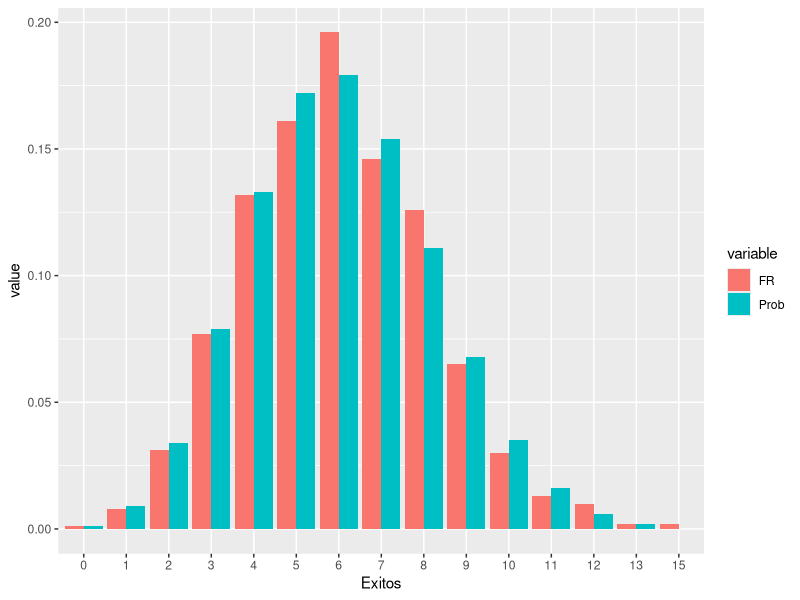
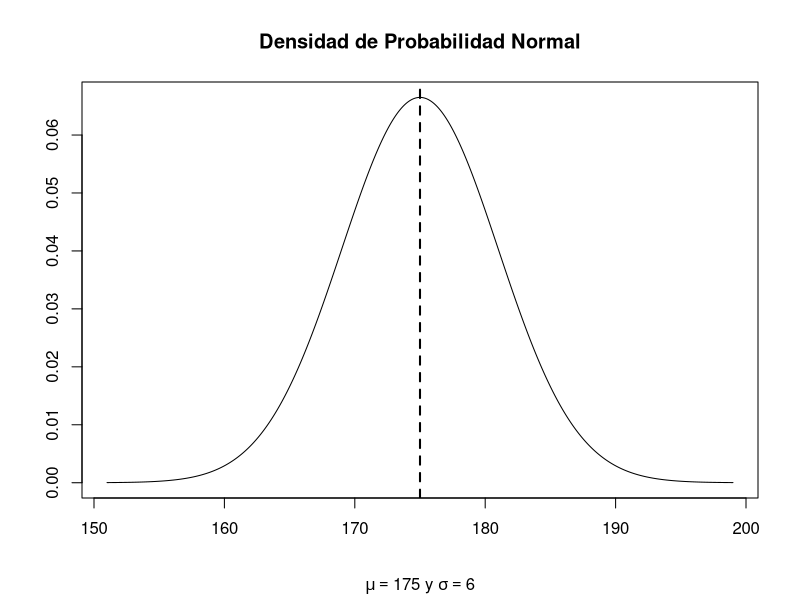
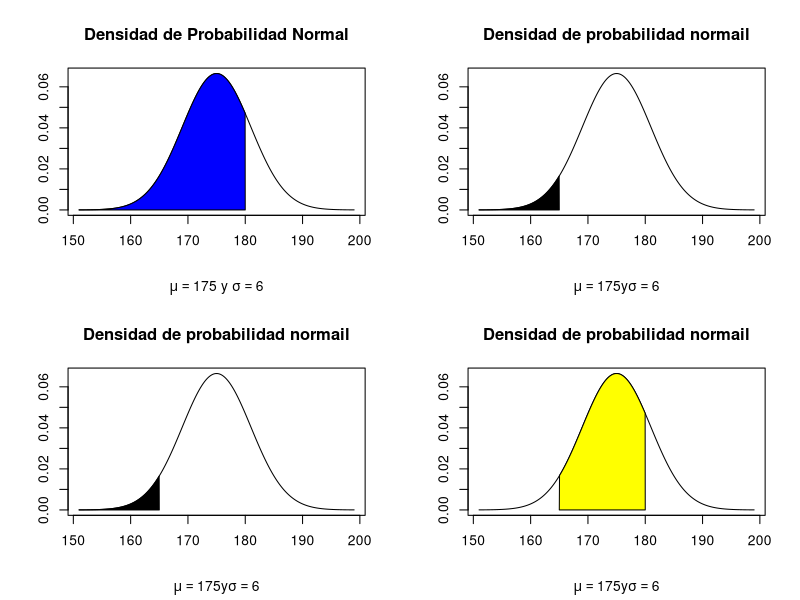
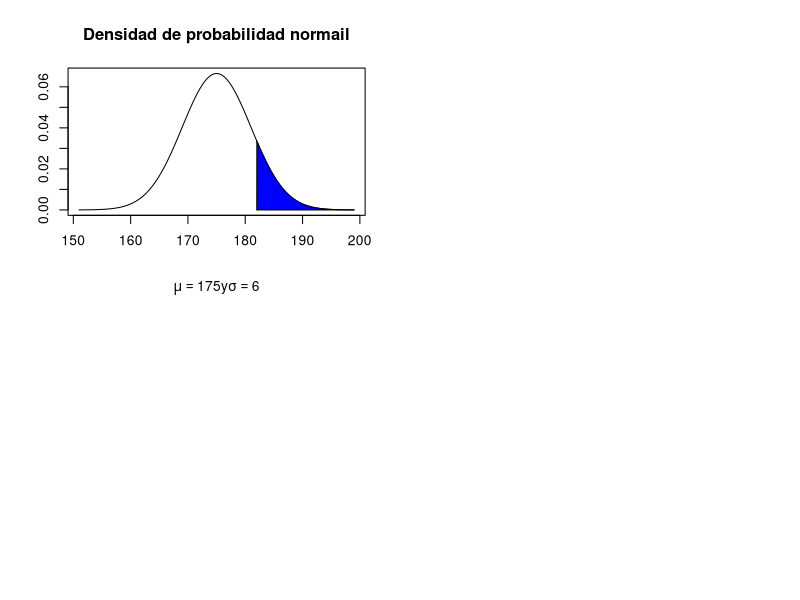
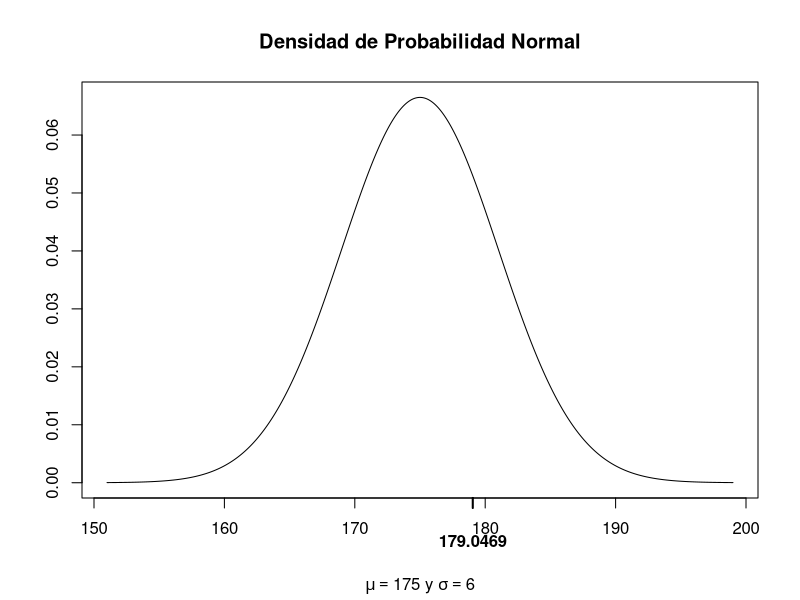
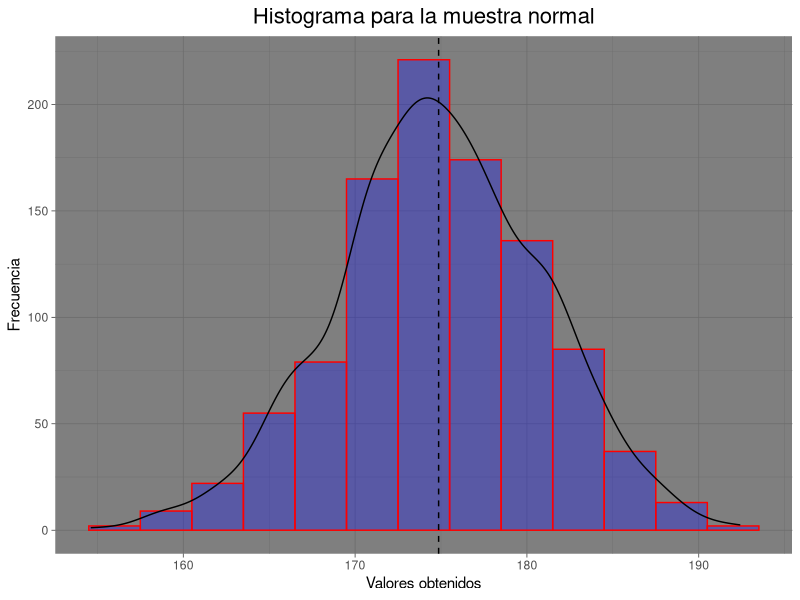
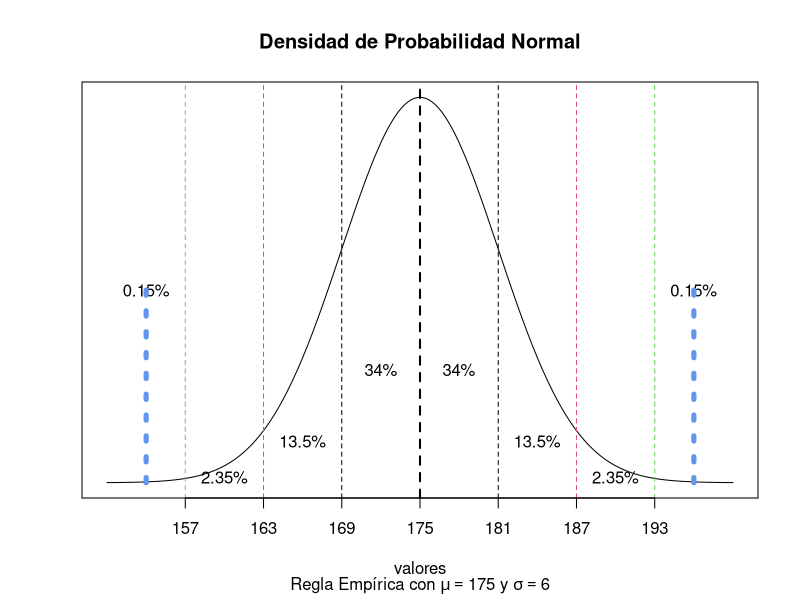
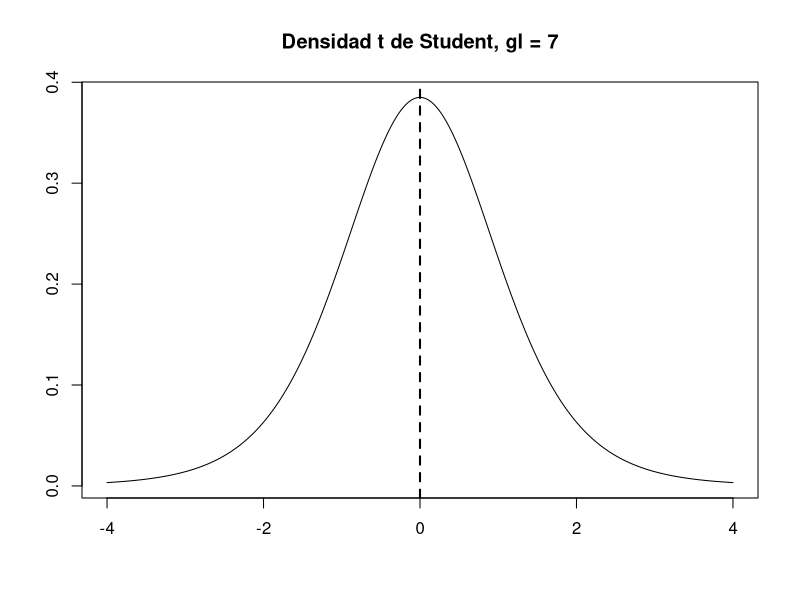

Generate these figures, in order, with R:
## ---- chunk 1
knitr::opts_chunk$set(echo = TRUE)
## ---- chunk 2
library(ggplot2) # Utilizaremos estos paquetes para algunas gráficas
library(reshape2)
## ---- chunk 3
dbinom(x = 20, size = 30, prob = 0.2)

## ---- chunk 4
qbinom(p = 0.35, size = 30, prob = 0.2) # b = 5

pbinom(q = 4, size = 30, prob = 0.2) # P(X <= 4) = 0.2552 < 0.35
pbinom(q = 5, size = 30, prob = 0.2) # P(X <= 5) = 0.4275 >= 0.35
pbinom(q = 6, size = 30, prob = 0.2) # P(X <= 6) = 0.6070 >= 0.35
## ---- chunk 5
set.seed(4857) # Establecemos una semilla, 
# para poder reproducir la muestra en el futuro
muestra <- rbinom(n = 1000, size = 30, prob = 0.2)
length(muestra); muestra[1:3]
## ---- chunk 6
as.data.frame(table(muestra))

## ---- chunk 7
(df1 <- as.data.frame(table(muestra)/length(muestra)))

valg <- as.character(df1$muestra) # distintos valores generados por rbinom
(valg <- as.numeric(valg)) # Convertimos a números
## ---- chunk 8
(v1 <- round(sapply(valg, dbinom, size = 30, p = 0.2), 3))

## ---- chunk 9

(df2 <- cbind(df1, v1))
(names(df2) <- c("Exitos", "FR", "Prob"))

(df2 <- melt(df2)) # función del paquete reshape2
## ---- chunk 10
ggplot(df2, aes(x = Exitos, y = value, fill = variable)) + 
  geom_bar (stat="identity", position = "dodge")
# Funciones del paquete ggplot2
## ---- chunk 11

x <- seq(-4, 4, 0.01)*6 + 175 # Algunos posibles 
# valores que puede tomar la v.a. 
# X (mínimo: mu-4sigma, máximo: mu+4sigma)
y <- dnorm(x, mean = 175, sd = 6) # Valores 
# correspondientes de la función de
# densidad de probabilidad
plot(x, y, type = "l", xlab = "", ylab = "")#Te grafica 
# en forma de campana los valores de x y y 
title(main = "Densidad de Probabilidad Normal",
      sub = expression(paste(mu == 175, " y ", sigma == 6)))#Agrega leyendas
#a gráfico
abline(v = 175, lwd = 2, lty = 2) # La media es 175 grafica la línea

pnorm(q = 180, mean = 175, sd = 6)

par(mfrow = c(2, 2))#ESTABLECE EL LIENZO EN EL PLOT PARA GRAFICAR 
#VARIAS EN UN MISMO ESPACIO
plot(x, y, type = "l",
     xlab = "",
     ylab = "")
#AGREGA LEYENDAS AL GRÁFICO
title(main = "Densidad de Probabilidad Normal",
      sub = expression(paste(mu == 175,
                             " y ",
                             sigma == 6)))
polygon(c(min(x), 
          x[x<=180],
          180),
        c(0, y[x<=180], 0),
        col="blue")#GRAFICA DENTRO DE LA DISTRIBUCIÓN
#LA PROBABILIDAD DE QUE X TOME VALORES MENORES A 180


#para obtener la probabilidad de que x P(x<=165), es decir, la probabilidad de
#que X tome un valor menor o igual a 165, ejecutamos:

pnorm(q = 165, mean = 175, sd = 6)
plot(x,y,type="l",
     xlab = "",
     ylab = "")
title(main = "Densidad de probabilidad normail",
      sub = expression(paste(mu==175,"y",sigma==6)))
polygon(c(min(x),
          x[x<=165],165),
        c(0,
          y[x<=165],0),
        col = "black")

#para obtener la probabilidad de que x P(x<=165), es decir, la probabilidad de
#que X tome un valor menor o igual a 165, ejecutamos:

pnorm(q = 165, mean = 175, sd = 6)
plot(x,y,type="l",
     xlab = "",
     ylab = "")
title(main = "Densidad de probabilidad normail",
      sub = expression(paste(mu==175,"y",sigma==6)))
polygon(c(min(x),
          x[x<=165],165),
        c(0,
          y[x<=165],0),
        col = "black")


## ---- chunk 12
#PARA OBTENER P(165 <= X <= 180), es decir, la probabilidad de que X
#tome un valor mayor o igual a 165 y menor o igual a 180, debemos correr

pnorm(q = 180, mean = 175, sd = 6) - pnorm(q = 165, mean = 175, sd = 6)
plot(x,y,type="l",
     xlab = "",
     ylab = "")
title(main = "Densidad de probabilidad normail",
      sub = expression(paste(mu==175,"y",sigma==6)))
polygon(c(165,
          x[x>=165&x<=180],180),
        c(0,
          y[x>=165&x<=180],0),
        col = "yellow")

## ---- chunk 13
pnorm(q = 182, mean = 175, sd = 6, lower.tail = FALSE)
#graficando
plot(x,y,type="l",
     xlab = "",
     ylab = "")
title(main = "Densidad de probabilidad normail",
      sub = expression(paste(mu==175,"y",sigma==6)))

polygon(c(182,
          x[x>=182], max(x)),
        c(0,
          y[x>=182], 0),
        col="blue")

dev.off() # Para mostrar solo una gráfica
## ---- chunk 14
(b <- qnorm(p = 0.75, mean = 175, sd = 6)) 
#COMPROBANDO DE FORMA COMUN
pnorm(b, 175, 6)
# El cuantil se encuentra en el eje de medición (eje horizontal)
plot(x, y,
     type = "l",
     xlab="",
     ylab="")
title(main = "Densidad de Probabilidad Normal",
      sub = expression(paste(mu == 175, " y ", sigma == 6)))
#COLOCA UNA LÍNEA DONDE SE ENCUENTRA EL CUANTIL
axis(side = 1, at = b, font = 2, padj = 1, lwd = 2)
# SIDE un entero que especifica donde se colocará la linea
#1 abajo 2 izquierda 3 arriva 4 derecha
#AT es donde se colcoará la linea
#padj ajusta a cada linea, 0 es arriba o derecha, 1 es izq o inferior

## ---- chunk 15
set.seed(7563) # Para poder reproducir la muestra en el futuro
muestra <- rnorm(n = 1000, mean = 175, sd = 6)
length(muestra); mdf <- as.data.frame(muestra)
tail(mdf)
## ---- chunk 16
ggplot(mdf, aes(muestra)) + 
  geom_histogram(colour = 'red', 
                 fill = 'blue',
                 alpha = 0.3, # Intensidad del color fill
                 binwidth = 3) + 
  geom_density(aes(y = 3*..count..))+
  geom_vline(xintercept = mean(mdf$muestra), linetype="dashed", color = "black") + 
  ggtitle('Histograma para la muestra normal') + 
  labs(x = 'Valores obtenidos', y = 'Frecuencia')+
  theme_dark() +
  theme(plot.title = element_text(hjust = 0.5, size = 16))  
## ---- chunk 17
mean <- 175; sd <- 6
x <- seq(mean-4*sd, mean+4*sd, 0.01)
y <- dnorm(x, mean, sd)
plot(x, y, type = "l",
     xlab="valores",
     ylab = "", 
     xaxt = "n",
     yaxt = "n")
title(main = "Densidad de Probabilidad Normal",
      sub = expression(paste("Regla Empírica con ",
                             mu == 175, 
                             " y ",
                             sigma == 6)))
abline(v=mean, lty = 2, lwd = 2)
for(k in c(-3, -2, -1, 1, 2, 3)) abline(v = mean+k*sd, lty = 2, col = abs(k))
ps <- c(mean - 3*sd, mean - 2*sd, 
        mean - sd, mean,
        mean + sd, 
        mean + 2*sd,
        mean + 3*sd)
axis(side = 1, at = ps)
x0 <- NULL
for(i in 1:length(ps)-1) x0 <- c(x0, (ps[i]+ps[i+1])/2)
y0 <- dnorm(x0, mean, sd)*1/3
text(x = x0, y = y0, labels = c("2.35%", "13.5%", "34%", "34%", "13.5%", "2.35%"))
x1 <- (x[1]+ps[1])/2; y1 <- dnorm(mean, mean, sd)*1/2
xf <- (x[length(x)]+ps[length(ps)])/2; yf <- dnorm(mean, mean, sd)*1/2
text(x = c(x1, xf), y = c(y1, yf), labels = c("0.15%", "0.15%"))
segments(x0 = x1, y0 = 0, x1 = x1, y1 = y1,               # Draw one line as in Example 1
         col = "cornflowerblue",                               # Color of line
         lwd = 5,                                              # Thickness of line
         lty = "dotted")     
segments(x0 = xf, y0 = 0, x1 = xf, y1 = yf,               
         col = "cornflowerblue",                               
         lwd = 5,                                              
         lty = "dotted")     
## ---- chunk 18
x <- seq(-4, 4, 0.01) # Algunos valores que puede tomar la v.a. 
# T con 7 gl
y <- dt(x, df = 7) # Valores correspondientes de 
# la densidad t de Student con 7 gl
plot(x, y, type = "l", main = "Densidad t de Student, gl = 7", xlab="", ylab="")
abline(v = 0, lwd=2, lty=2)
## ---- chunk 19
pt(q = 1.5, df = 7)

## ---- chunk 20
plot(x, y, 
     type = "l",
     main = "Densidad t de Student, gl = 7",
     xlab="",
     ylab="")
polygon(c(min(x),x[x<=1.5], 1.5),
        c(0, y[x<=1.5], 0),
        col="purple")
## ---- chunk 21
pt(q = 2, df = 7, lower.tail = FALSE)

## ---- chunk 22
plot(x, y, type = "l",
     main = "Densidad t de Student, gl = 7",
     xlab="", ylab="")
polygon(c(2, x[x>=2], max(x)),
        c(0, y[x>=2], 0),
        col="orange")
## ---- chunk 23
(d <- qt(p = 0.025, df = 7))
#comprobando
pt(q = d, df = 7)
# Mostramos el cuantil encontrado en el eje de medición (eje horizontal)
plot(x, y, 
     type = "l",
     main = "Densidad t de Student, gl = 7",
     xlab="",
     ylab="")
axis(side = 1,
     at = d,
     font = 2,
     padj = 1,
     lwd = 2)

## ---- chunk 24
set.seed(777) # Para poder reproducir la muestra en el futuro
muestra <- rt(n = 1000, df = 7)
length(muestra); mdf <- as.data.frame(muestra)
tail(mdf)
## ---- chunk 25
ggplot(mdf, aes(muestra)) + 
  geom_histogram(colour = 'green', 
                 fill = 'orange',
                 alpha = 0.7, # Intensidad del color fill
                 binwidth = 0.5) + 
  geom_density(aes(y = 0.5*..count..))+
  geom_vline(xintercept = mean(mdf$muestra), linetype="dashed", color = "black") + 
  ggtitle('Histograma para la muestra t de Student') + 
  labs(x = 'Valores obtenidos', y = 'Frecuencia')+
  theme_light() +
  theme(plot.title = element_text(hjust = 0.5, size = 16))  
## ---- chunk 26
#RETO 1 SESSION 4


##distribucion binomial
# Consideremos un experimento binomial con $n = 35$ pruebas idénticas e 
# independientes, en donde la probabilidad de éxito en cada prueba es 
# $p = 0.51$. Encuentre lo siguiente:
#   
# 1. La probabilidad de observar exactamente 10 éxitos
# 2. La probabilidad de observar 10 o más exitos
# 3. El cuantil de orden 0.5
# 4. Genere una muestra aleatoria de tamaño 1000 de esta
# distribución, construya una tabla de frecuencias relativas con los 
# resultados y realice el gráfico de barras de los resultados que 
# muestre las frecuencias relativas.

library(ggplot2)
#PUNTO 1
dbinom(x=10,size = 35,prob = 0.51)
#PUNTO 2
pbinom(q=9,size = 35,prob = 0.51,
       lower.tail = FALSE)
#PUNTO 3
qbinom(p = 0.5,size = 35,prob = 0.51)
# PUNTO 4
set.seed(123)
ale1000<- rbinom(n = 1000,size = 35,prob = 0.51)
class(ale1000)
ale1000dataaframe<-as.data.frame(table(ale1000)/length(ale1000))
head(ale1000dataaframe)
tail(ale1000dataaframe)
ggplot(ale1000dataaframe,
       aes(x = ale1000,y = Freq))+geom_bar(stat = "identity")



##DISTRIBUCION NORMAL
# Considere una variable aleatoria normal con media 110
#y desviación estándar 7. Realice lo siguiente:
# 1. Grafique la función de densidad de probabilidad
# 2. Encuentre la probabilidad de que la v.a. sea mayor o igual a 140
# 3. Encuentre el cuantil de orden 0.95
# 4. Genere una muestra aleatoria de tamaño 1000 y realice el histograma 
# de frecuencias relativas para esta muestra

#PUNTO 1

#GENERANDO LOS VALORES ALEATORIOS
vala1<- seq(10,100,by = 0.1)
View(vala1)
vala2<- dnorm(x = vala1,mean = 110,sd = 7)
class(vala1)
class(vala2)
df<-data.frame(vala1,vala2)
class(df)
View(df)
grafico<-ggplot(df,aes(vala1,vala2))+geom_line()


#PUNTO 2 PROBABILIDAD DE QUE VARIABLE ALEATORIA SEA MAYOR O IGUAL A 140
#LOWR TAIL SI ES VERDADERO LA PROBABILIDAD SERÁ P(X<=x) SI ES FALSO ES P(X>x)
pnorm(q = 140,mean = 110,sd = 7,lower.tail = FALSE)
#PUNTO 3. CUARTIL DE ORDEN 0.95
qnorm(p = 0.95,mean = 110,sd = 7)

#PUNTO 4.MUESTRA ALEATORIA DE TAMAÑO 1000 Y GENERE HISTOGRAMA DE FRECUENCIAS
set.seed(123)
datara<-rnorm(n = 1000,mean = 110,sd = 7)
dataradf<-as.data.frame(x = datara)
class(datara)
class(dataradf)
ggplot(data = dataradf,aes(datara))+
  geom_histogram(colour="blue",
                 fill="red",
                 alpha=0.6,
                 binwidth = 1.2)+
geom_density(aes(y=1.2*..count..))+
  geom_vline(xintercept = mean(datara),
             linetype="dashed", color = "black")+
  ggtitle(label = 'Histograma para la muestra normal')+
  labs(x='Valores obtenidos',y='Frecuencia')+
  theme_dark()+
  theme(plot.title = element_text(hjust = 0.5, size = 16))

## ---- chunk 27

#TEOREMA CENTRAL DEL LIMITE


library(ggplot2)
# Consideremos una variable aleatoria (v.a.) X 
# con distribución exponencial y parámetro lambda = 2
x <- seq(0, 5, 0.02)
plot(x, dexp(x, rate = 2), type = "l", lwd = 2, ylab = "")
title(main = "Función de Densidad Exponencial", ylab = "f(x)",
      sub = expression("Parámetro " ~ lambda == 2))
text(x = 3, y = 1.5, labels = expression(f(x)==2*exp(-2*x) ~ " para x "  >= 0))
text(x = 3, y = 1.3, labels = paste("0 en otro caso"))
text(x = 1, y = 1, labels = expression("E(X) = " ~ 1/lambda == 1/2), col = 2)
text(x = 3, y = 0.5, labels = expression("DE(X) = " ~ 1/lambda == 1/2), col = 4)
print("Ahora obtenemos una muestra aleatoria de tamaño n = 4 de la distribución exponencial considerada")
set.seed(10) # Para reproducir posteriormente la muestra
(m1.4 <- rexp(n = 4, rate = 2))

print("Obtenemos la media de la muestra generada")
mean(m1.4)

print("Ahora obtenemos 5 muestras de tamaño 3")
set.seed(64) # Para reproducir las muestras en el futuro
(m5.3 <- sapply(X = rep(3, 5), FUN = rexp, 2))

print("Obtenemos las medias de las 5 muestras")
(media5.3 <- apply(m5.3, 2, mean))

print("Ahora obtenemos 1000 muestras de tamaño 7 y las 1000 medias correspondientes a las muestras")
set.seed(465) # Para reproducir las muestras en el futuro
m1000.7 <- sapply(X = rep(7, 1000), FUN = rexp, 2)
media1000.7 <- apply(m1000.7, 2, mean)
mdf <- as.data.frame(media1000.7)
tail(mdf)


print("Observamos que el histograma de las medias tiene forma de campana")
ggplot(mdf, aes(media1000.7)) + 
  geom_histogram(colour = 'green', 
                 fill = 'orange',
                 alpha = 0.7) + # Intensidad del color fill
  geom_vline(xintercept = mean(media1000.7), linetype="dashed", color = "black") + 
  ggtitle('Histograma para las 1000 medias') + 
  labs(x = 'medias', y = 'Frecuencia')+
  theme_bw() +
  theme(plot.title = element_text(hjust = 0.5, size = 16)) 

mean(media1000.7); 1/2 # Media de las 1000 medias y media de 
# la población de la cual vienen las 1000 muestras
sd(media1000.7); (1/2)/sqrt(7) # DE de las 1000 medias y DE
# de la población de la cual vienen las 1000 muestras dividida 
# por la raíz del tamaño de la muestra

print("Ahora obtenemos 1000 muestras de tamaño 33 y las 1000 medias correspondientes a las muestras")
set.seed(4465) # Para reproducir las muestras en el futuro
m1000.33 <- sapply(X = rep(33, 1000), FUN = rexp, 2)
media1000.33 <- apply(m1000.33, 2, mean)
mdf <- as.data.frame(media1000.33)
tail(mdf)


print("Observamos que el histograma de las medias es más parecida todavía a una campana")
ggplot(mdf, aes(media1000.33)) + 
  geom_histogram(colour = 'yellow', 
                 fill = 'purple',
                 alpha = 0.7) + # Intensidad del color fill
  geom_vline(xintercept = mean(media1000.33), linetype="dashed", color = "black") + 
  ggtitle('Histograma para las 1000 medias') + 
  labs(x = 'medias', y = 'Frecuencia')+
  theme_get() +
  theme(plot.title = element_text(hjust = 0.5, size = 16)) 

mean(media1000.33); 1/2 # Media de las 1000 medias y media de la 
# población de la cual vienen las 1000 muestras
sd(media1000.33); (1/2)/sqrt(33) # DE de las 1000 medias 
# y DE de la población de la cual vienen las 1000 muestras dividida
# por la raíz del tamaño de la muestra

print("Ahora obtenemos 1000 muestras de tamaño 400 y las 1000 medias correspondientes a las muestras")
set.seed(543465) # Para reproducir las muestras en el futuro
m1000.400 <- sapply(X = rep(400, 1000), FUN = rexp, 2)
media1000.400 <- apply(m1000.400, 2, mean)
mdf <- as.data.frame(media1000.400)
tail(mdf)

print("Observamos que el histograma de las medias es más parecida todavía a una campana")
ggplot(mdf, aes(media1000.400)) + 
  geom_histogram(colour = 'orange', 
                 fill = 'gray',
                 alpha = 0.7) + # Intensidad del color fill
  geom_vline(xintercept = mean(media1000.400), linetype="dashed", color = "black") + 
  ggtitle('Histograma para las 1000 medias') + 
  labs(x = 'medias', y = 'Frecuencia')+
  theme_gray() +
  theme(plot.title = element_text(hjust = 0.5, size = 16))

mean(media1000.400); 1/2 # Media de las 1000 medias y media 
# de la población de la cual vienen las 1000 muestras
sd(media1000.400); (1/2)/sqrt(400) # DE de las 1000 medias 
# y DE de la población de la cual vienen las 1000 muestras 
# dividida por la raíz del tamaño de la muestra
## ---- chunk 28
#EJEMPLO 3

print("vargamos el paquete ggplot2 para hacer algunas gráficas")

library(ggplot2)

print("Consideremos una variable aleatoria X con distribución exponencial y parametro lambda=3")

x <- seq(0, 5, 0.02)
plot(x, dexp(x, rate = 3), type = "l", lwd = 2, ylab = "")
title(main = "Función de Densidad Exponencial", ylab = "f(x)",
      sub = expression("Parámetro " ~ lambda == 3))
text(x = 3, y = 1.5, labels = expression(f(x)==3*exp(-3*x) ~ " para x "  >= 0))
text(x = 3, y = 1.3, labels = paste("0 en otro caso"))
text(x = 1, y = 1, labels = expression("E(X) = " ~ 1/lambda == 1/3), col = 2)
text(x = 3, y = 0.5, labels = expression("DE(X) = " ~ 1/lambda == 1/3), col = 4)

print("Obtenemos 1200 muestras aleatorias de tamaño 350 y las 1200 medias correspondientes a las muestras")

set.seed(65) # Para reproducir las muestras en el futuro
m1200.350 <- sapply(X = rep(350, 1200), FUN = rexp, rate = 3)
media1200.350 <- apply(m1200.350, 2, mean)
mdf <- as.data.frame(media1200.350)
tail(mdf)

print("Observamos que el histograma de las medias tiene forma de campana")
ggplot(mdf, aes(media1200.350)) + 
  geom_histogram(colour = 'yellow', 
                 fill = 'purple',
                 alpha = 0.7) + # Intensidad del color fill
  geom_vline(xintercept = mean(media1200.350),
             linetype="dashed",
             color = "black") + 
  ggtitle('Histograma para las 1200 medias') + 
  labs(x = 'medias', 
       y = 'Frecuencia')+
  theme_get() +
  theme(plot.title = element_text(hjust = 0.5, size = 16)) 
mean(media1200.350); 1/3 # Media de las 1200 medias y media de
# la población de la cual provienen las 1200 muestras
sd(media1200.350); (1/3)/sqrt(350) # DE de las 1200 medias y DE
# de la población de la cual provienen las 1200 muestras dividida 
# por la raíz del tamaño de las muestras




print("ENSAYO BERNOULLI Con las siguientes instrucciones obtenemos un solo valor, en donde el 0 (fracaso) puede ocurrir con probabilidad 0.45 y el 1 (éxito) con probabilidad p = 0.55")
set.seed(345)
sample(x = c(0, 1), size = 1, prob = c(0.45, 0.55))
rbinom(n = 1, size = 1, prob = 0.55)


print("Obtenemos 1000 muestras de tamaño 31 de una v.a. Bernoulli con p = 0.55")

set.seed(5434) # Para reproducir las muestras en el futuro
m1000.31 <- sapply(X = rep(31, 1000), FUN = function(n) sample(x = c(0, 1), size = n, replace = TRUE, prob = c(0.45, 0.55)))
media1000.31 <- apply(m1000.31, 2, mean)
mdf <- as.data.frame(media1000.31)
tail(mdf)

print("Observamos que el histograma de las medias es parecida a una campana")

ggplot(mdf, aes(media1000.31)) + 
  geom_histogram(colour = 'orange', 
                 fill = 'blue',
                 alpha = 0.7) + # Intensidad del color fill
  geom_vline(xintercept = mean(media1000.31),
             linetype="dashed",
             color = "black") + 
  ggtitle('Histograma para las 1000 medias') + 
  labs(x = 'medias',
       y = 'Frecuencia')+
  theme_grey() +
  theme(plot.title = element_text(hjust = 0.5, size = 16)) 
mean(media1000.31); 0.55 # Media de las 1000 medias y media de la población de la cual provienen las 1000 muestras
sd(media1000.31); sqrt(0.55*0.45)/sqrt(31) # DE de las 1000 medias y DE 
# de la población de la  cual provienen las 1000 muestras dividida 
# por la raíz del tamaño de la muestra


print("Obtenemos 1150 muestras aleatorias de tamaño n1 = 54 de una distribución exponencial con parámetro lambda1 = 3.2 y otras 1150 muestras aleatorias de tamaño n2 = 41 de una distribución exponencial con parámetro lambda2 = 1.5.")

set.seed(65) # Para reproducir las muestras en el futuro
m1150.54 <- sapply(X = rep(54, 1150), FUN = rexp, rate = 3.2)
media1150.54 <- apply(m1150.54, 2, mean)
m1150.41 <- sapply(X = rep(41, 1150), FUN = rexp, rate = 1.5)
media1150.41 <- apply(m1150.41, 2, mean)
dif.medias <- media1150.54 - media1150.41 # Diferencia de medias
dmdf <- as.data.frame(dif.medias)
tail(dmdf)


print("Observamos que el histograma de las diferencias de medias es parecida a una campana")

ggplot(dmdf, aes(dif.medias)) + 
  geom_histogram(colour = 'orange', 
                 fill = 'red',
                 alpha = 0.7) + # Intensidad del color fill
  geom_vline(xintercept = mean(dif.medias), linetype="dashed", color = "black") + 
  ggtitle('Histograma para las 1000 diferencias de medias') + 
  labs(x = 'medias', y = 'Frecuencia')+
  theme_grey() +
  theme(plot.title = element_text(hjust = 0.5, size = 16)) 
mean(dif.medias); 1/3.2-1/1.5 # Media de las 1150 diferencias de medias y
# diferencia de medias de las poblaciones de las cuales provienen 
# las 11500 muestras
sd(dif.medias); sqrt((1/3.2^2)/54 + (1/1.5^2)/41) # DE de las 1150
# diferencias de medias y DE dada en literatura

print("Obtenemos 1100 muestras de tamaño n1 = 48 de una v.a. Bernoulli con p1 = 0.65 y otras 1100 muestras de tamaño n2 = 35 de una v.a. Bernoulli con p2 = 0.53")

set.seed(7434) # Para reproducir las muestras en el futuro
m1100.48 <- sapply(X = rep(48, 1100), FUN = function(n) sample(x = c(0, 1), size = n, replace = TRUE, prob = c(0.35, 0.65)))
m1100.35 <- sapply(X = rep(35, 1100), FUN = function(n) sample(x = c(0, 1), size = n, replace = TRUE, prob = c(0.47, 0.53)))
media1100.48 <- apply(m1100.48, 2, mean)
media1100.35 <- apply(m1100.35, 2, mean)
dif.medias <- media1100.48 - media1100.35
dmdf <- as.data.frame(dif.medias)
tail(dmdf)

print("Observamos que el histograma de las diferencias de medias es parecida a una campana")

ggplot(dmdf, aes(dif.medias)) + 
  geom_histogram(colour = 'pink', 
                 fill = 'blue',
                 alpha = 0.7) + # Intensidad del color fill
  geom_vline(xintercept = mean(dif.medias),
             linetype="dashed",
             color = "black") + 
  ggtitle('Histograma para las 1100 diferencias de medias') + 
  labs(x = 'medias',
       y = 'Frecuencia')+
  theme_grey() +
  theme(plot.title = element_text(hjust = 0.5, size = 16)) 

mean(dif.medias); 0.65 - 0.53 # Media de las 1100 
#diferencias de medias y diferencia de medias de las poblaciones
# de las cuales provienen las muestras
sd(dif.medias); sqrt((0.65*0.35)/48 + (0.53*0.47)/35) # DE de las 1100
# diferencias de medias y DE dada en literatura
